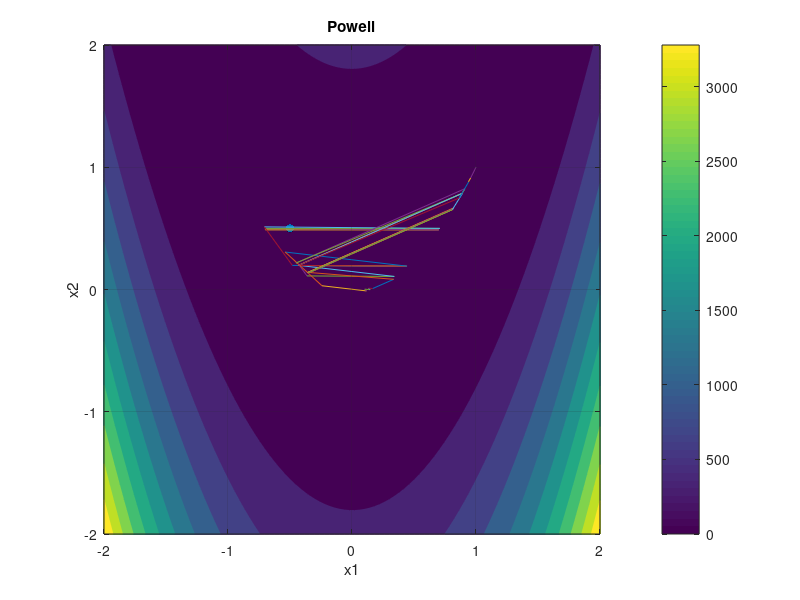

Reproduce this figure in MATLAB. (Note: this script raises an error after producing the figure.)
clc
clear all
clearvars
close all;
%initial point
X = [-0.5;0.5];
S1 = [1;0];
S2 = [0;1];
e = 0.01;


x1Label = linspace(-2,2,100);
x2Label = linspace(-2,2,100);
[V,D] = meshgrid(x1Label,x2Label);
f2 =  100*(D-V.^2).^2+ (1-V).^2; % objective Function 
figure()
contour(V,D,f2,'Fill','On')
colorbar;
hold on
plot(X(1),X(2),'*-k');
text(100,0,['(x0) = (' num2str(X(1)),', ',num2str(X(2)) ')'],'Color','k')
xlabel('x1')
ylabel('x2')
title('Powell')
grid on
hold on
scatter(X(1),X(2),'filled')






for i=1:16   

    Sol = zeros(2,4);
    Sol(:,1) = X;
    
    f = 100*(X(2) - X(1)^2)^2 + (1 - X(1))^2;%initial value
    S = S1;
  
    X2 = X - e*S;
    
    f2 = 100*(X2(2) - X2(1)^2)^2 + (1 - X2(1))^2;
    if f2<f
        S = -S;
    end
    fun = @(lambda) 100*( X(2) + lambda*S(2) - (X(1) + lambda*S(1))^2)^2 + (1 - (X(1) + lambda*S(1)))^2;
    l = fminbnd(fun,-2,2);

    X = X + l*S; 
    Sol(:,2) = X;
    plot([Sol(1,1) Sol(1,2)], [Sol(2,1) Sol(2,2)])

    f = 100*(X(2) - X(1)^2)^2 + (1 - X(1))^2;
    S = S2;
    X2 = X - e*S;
    f2 = 100*(X2(2) - X2(1)^2)^2 + (1 - X2(1))^2;
    if f2<f
        S = -S;
    end
    fun = @(lambda)100*( X(2) + lambda*S(2) - (X(1) + lambda*S(1))^2)^2 + (1 - (X(1) + lambda*S(1)))^2;
    l = fminbnd(fun,-2,2);
    %l = 0.05;
    X = X + l*S;
    Sol(:,3) = X;
    plot([Sol(1,2) Sol(1,3)], [Sol(2,2) Sol(2,3)])

    f = 100*(X(2) - X(1)^2)^2 + (1 - X(1))^2;
    S = S1;
    X1 = X + e*S;
    X2 = X - e*S;
    %f1 = 100*(X1(2) - X1(1)^2)^2 + (1 - X1(1))^2;
    f2 = 100*(X2(2) - X2(1)^2)^2 + (1 - X2(1))^2;
    if f2<f
        S = -S;
    end
    fun = @(lambda) 100*( X(2) + lambda*S(2) - (X(1) + lambda*S(1))^2)^2 + (1 - (X(1) + lambda*S(1)))^2;
    l = fminbnd(fun,-2,2);

    X = X + l*S;

    Sol(:,4) = X;
    hold on
    plot([Sol(1,3) Sol(1,4)], [Sol(2,3) Sol(2,4)])



    S3 = Sol(:,4) - Sol(:,2);
    S3 = S3/norm(S3);
    S2 = S1;
    S1 = S3;
    
 
end



% Result Table:`

X_opti = X(1)';
Y_opti = X(2)';
T = table(X_opti,Y_opti );
disp(T)
hold on
scatter(X(1),X(2),'filled');
